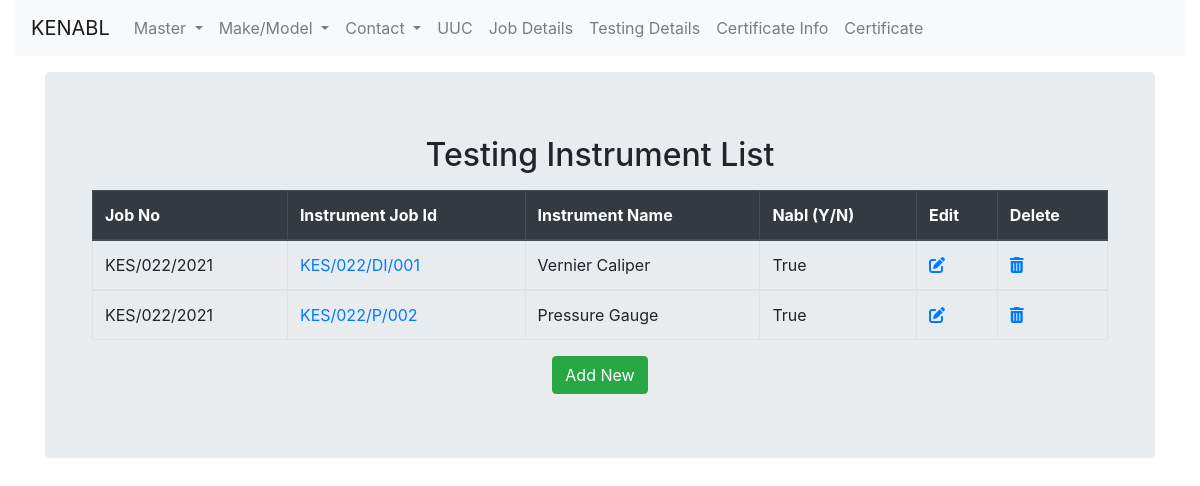
Page /testing_info/testing_list on the committed database.
### testing_info/models.py (models this page shows, shortened)
class TestingInfo(models.Model):
    job_no = models.ForeignKey('job_info.JobInfo', on_delete=models.CASCADE)
    inst_job_id = models.CharField(max_length=200,null=True)
    inst_name = models.ForeignKey('uuc_info.Target_Instrument', on_delete=models.CASCADE)
    location = models.ForeignKey('location.Location', on_delete=models.CASCADE)
    make = models.ForeignKey('make.Make',on_delete=models.CASCADE)
    model = models.ForeignKey('model.Model',on_delete=models.CASCADE)
    sr_no = models.CharField(max_length=200)
    id_no = models.CharField(max_length=200)
    least_count = models.FloatField(max_length=200,default="")
    accuracy = models.FloatField()
    low_range = models.FloatField()
    high_range = models.FloatField()
    unit = models.ForeignKey('unit.Unit',on_delete=models.CASCADE)
    inst_location = models.CharField(max_length=200)
    condition = models.ForeignKey('condition.Condition',on_delete=models.CASCADE)
    nabl = models.BooleanField()
    cal_frequency = models.ForeignKey('calibration_frequency.CalibrationFrequency',on_delete=models.CASCADE)
    sp_req = models.CharField(max_length=200)

### job_info/models.py (models this page shows)
class JobInfo(models.Model):
    job_no = models.CharField(max_length=200)
    dt_receipt = models.DateField()
    total_inst = models.IntegerField()
    location = models.ForeignKey('location.Location',on_delete=models.CASCADE)
    party_name = models.ForeignKey('contact.organization',related_name='%(class)s_party_name',on_delete=models.CASCADE)
    gatepass = models.CharField(max_length=200)
    def __str__(self):
        return str(self.job_no)

### uuc_info/models.py (models this page shows)
class Target_Instrument(models.Model):
    target_instrument_name = models.ForeignKey('masterinstrument.MasterInstrumentType',on_delete=models.CASCADE, null=True)
    workinstruction = models.CharField(max_length=200)
    Is_Standard = models.CharField(max_length=200)
    master_1 = models.ForeignKey('masterinstrument.MasterInstrument', related_name='%(class)s_master_name_1',on_delete=models.CASCADE)
    master_2 = models.ForeignKey('masterinstrument.MasterInstrument',related_name='%(class)s_master_name_2',on_delete=models.CASCADE)
    master_3 = models.ForeignKey('masterinstrument.MasterInstrument',related_name='%(class)s_master_name_3',on_delete=models.CASCADE, null=True)
    uncertainity = models.FloatField(blank=True, null=True)
    def __str__(self):
        return str(self.target_instrument_name)

### masterinstrument/models.py (models this page shows)
class MasterInstrumentType(models.Model):
    name = models.CharField(max_length=200)
    def __str__(self):
        return str(self.name)

### testing_info/views.py (the view)
# urls.py: path('testing_list', views.TestingList.as_view(), name='testing_list' ),
class TestingList(ListView):
    context_object_name = 'testing_list'
    model = TestingInfo
    template_name = 'testing_info/testing_list.html'

### testing_info/templates/testing_info/testing_list.html (shortened to what this page needs)
{% extends "masterinstrument/base.html"%}
{% block content %}
<div class="container">
  <div class="jumbotron">
    <div>
          <h2 style="text-align:center;">Testing Instrument List</h2>
    </div>
    <div class="container">
      <table class="table table-bordered">
        <thead class="thead-dark">
      <tr>
        <th scope="col">Job No</th>
        <th scope="col">Instrument Job Id</th>
        <th scope="col">Instrument Name</th>
        <th scope="col">Nabl (Y/N)</th>
        <th scope="col">Edit</th>
        <th scope="col">Delete</th>
      </tr>
    </thead>
	{% for testing in testing_list %}
  <tbody>
    <tr>
      <td>{{testing.job_no}}</td>
      <td><a href="{% url 'testing_detail' pk=testing.pk %}">{{testing.inst_job_id}}</a></td>
      <td>{{testing.inst_name}}</td>
      <td>{{testing.nabl}}</td>
      <td><a href="{% url 'testing_update' pk=testing.pk %}"><i class="fas fa-edit"></a></i></td>
      <td><a href="{% url 'testing_delete' pk=testing.pk %}"><i class="fas fa-trash-alt"></a></i></td>
    </tr>
  </tbody>
	{% endfor %}
</table>
    <div class="text-center">
      <a class='btn btn-success' href="{% url 'testing_create' %}">Add New</a>
    </div>
  </div>
</div>
</div>
{% endblock %}

### rows in the picture
TestingInfo: job_no "KES/022/2021", inst_job_id "KES/022/DI/001", inst_name "Vernier Caliper", nabl "True"
TestingInfo: job_no "KES/022/2021", inst_job_id "KES/022/P/002", inst_name "Pressure Gauge", nabl "True"
